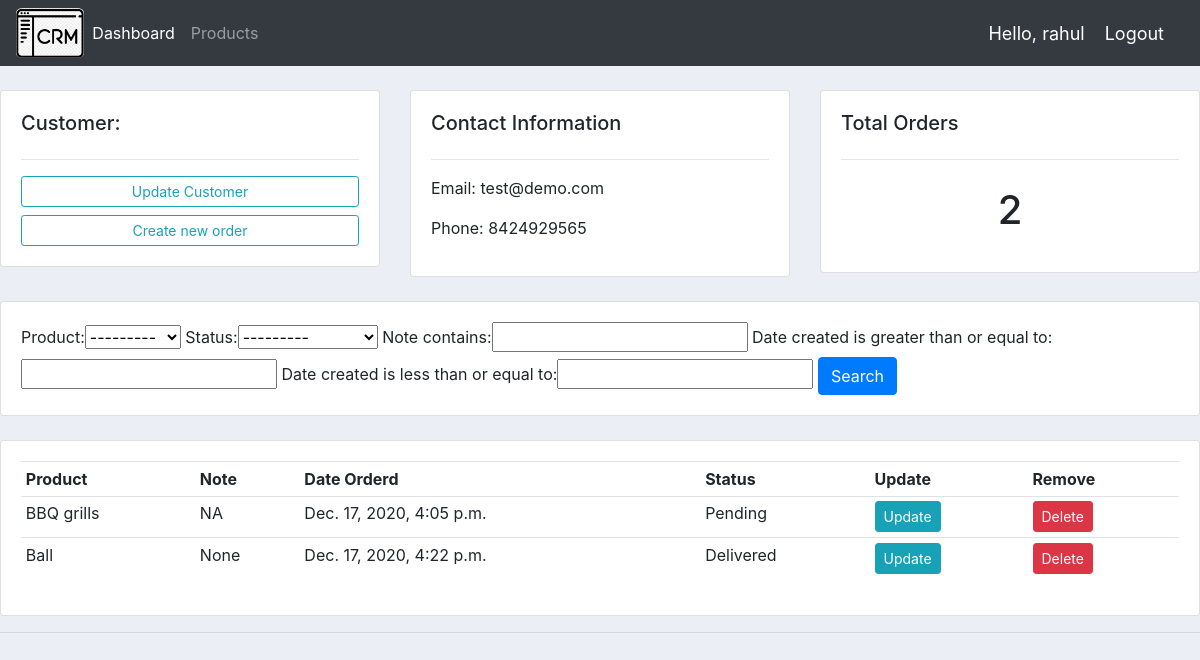
The app's page /customers/1 (signed in) with its own data.
### account/models.py (models this page shows, shortened)
class Customer(models.Model):
    user = models.OneToOneField(User, null=True, blank=True, on_delete=models.CASCADE)
    name = models.CharField(max_length=200, null=True)
    phone = models.CharField(max_length=200, null=True)
    email = models.CharField(max_length=200, null=True)
    profile_pic = models.ImageField(default='profile1.jpg', null=True, blank=True)
    date_created = models.DateTimeField(auto_now_add=True, null=True)

class Order(models.Model):
    STATUS = (
        ('Pending', 'Pending'),
        ('Out for delivery', 'Out for delivery'),
        ('Delivered', 'Delivered'),
    )
    customer = models.ForeignKey(Customer, null=True, on_delete=models.SET_NULL)
    product = models.ForeignKey(Product, null=True, on_delete=models.SET_NULL)
    date_created = models.DateTimeField(auto_now_add=True, null=True)
    status = models.CharField(max_length=200, null=True, choices=STATUS)
    note = models.CharField(max_length=1000, null=True)

class Product(models.Model):
    CATEGORY = (
        ('Indoor','Indoor'),
        ('Out Door','Out Door'),
    )
    name = models.CharField(max_length=200, null=True)
    price = models.FloatField(null=True)
    category = models.CharField(max_length=200, null=True, choices=CATEGORY)
    description = models.CharField(max_length=200, null=True, blank=True)
    date_created = models.DateTimeField(auto_now_add=True, null=True)
    tag = models.ManyToManyField(Tag)
    def __str__(self):
        return self.name

### account/decorators.py (the view)
        def wrapper_func(request, *args, **kwargs):
            group = None
            if request.user.groups.exists():
                group = request.user.groups.all()[0].name
            if group in allowed_roles:
                return view_func(request, *args, **kwargs)
            else:
                return HttpResponse('You are not authorized to view this page')

### account/views.py (called while the page is built)
@login_required(login_url='login')
@allowed_users(allowed_roles=['admin'])
def customers(request, id):
    customer = Customer.objects.get(id=id)
    orders = customer.order_set.all()
    order_count = orders.count()
    myFilter = OrderFilter(request.GET, queryset=orders)
    orders = myFilter.qs
    context = {'customer': customer, 'orders': orders,
               'order_count': order_count, 'myFilter': myFilter}
    return render(request, 'account/customers.html', context)

### account/templates/account/customers.html
{% extends 'account/main.html' %}
{% block content %}
	<br>
<div class="row">
	<div class="col-md">
		<div class="card card-body">
			<h5>Customer:</h5>
			<hr>
			<a class="btn btn-outline-info  btn-sm btn-block" href="">Update Customer</a>
			<a class="btn btn-outline-info  btn-sm btn-block" href="{% url 'create_order' customer.id %}">Create new order</a>
		</div>
	</div>
	<div class="col-md">
		<div class="card card-body">
			<h5>Contact Information</h5>
			<hr>
			<p>Email: {{customer.email}}</p>
			<p>Phone: {{customer.phone}}</p>
		</div>
	</div>
	<div class="col-md">
		<div class="card card-body">
			<h5>Total Orders</h5>
			<hr>
			<h1 style="text-align: center;padding: 10px">{{ order_count }}</h1>
		</div>
	</div>
</div>
<br>
<div class="row">
	<div class="col">
		<div class="card card-body">
			<form method="get">
				{{ myFilter.form }}
		    <button class="btn btn-primary" type="submit">Search</button>
		  </form>
		</div>
	</div>
</div>
<br>
<div class="row">
	<div class="col-md">
		<div class="card card-body">
			<table class="table table-sm">
				<tr>
					<th>Product</th>
					<th>Note</th>
					<th>Date Orderd</th>
					<th>Status</th>
					<th>Update</th>
					<th>Remove</th>
				</tr>
				{% for order in orders %}
					<tr>
						<td>{{ order.product }}</td>
						<td>{{ order.note }}</td>
						<td>{{ order.date_created }}</td>
						<td>{{ order.status }}</td>
						<td><a class="btn btn-sm btn-info" href="{% url 'update_order' order.id %}">Update</a></td>
						<td><a class="btn btn-sm btn-danger" href="{% url 'delete_order' order.id %}">Delete</a></td>
					</tr>
				{% endfor %}
			</table>
		</div>
	</div>
</div>
{% endblock %}

### account/templates/account/navbar.html (shortened to what this page needs)
{% load static %}
<nav class="navbar navbar-expand-lg navbar-dark bg-dark">
  <img id="logo" src="{% static '/images/logo.png' %}" alt="">
  <div class="collapse navbar-collapse" id="navbarNav">
    <ul class="navbar-nav">
        {% if request.user.is_staff%}
          <li class="nav-item active">
            <a class="nav-link" href="{% url 'home' %}">Dashboard</a>
          </li>
          <li class="nav-item">
            <a class="nav-link" href="{% url 'products' %}">Products</a>
          </li>
      {% else %}
       <li class="nav-item">
        <a class="nav-link" href="{% url 'account' %}">Settings</a>
      </li>
      {% endif %}
    </ul>
  </div>
  <span class="hello-msg">Hello, {{request.user}}</span>
  <span><a class="hello-msg" href="{% url 'logout' %}">Logout</a></span>
</nav>

### static/css/main.css (style rules this page uses)
#logo { height: 50px; width: auto; border-radius: 10%; }
body { background-color: #ebeff5; }

### account/templates/account/navbar.html (style rules this page uses)
.hello-msg { font-size: 18px; color: #fff; margin-right: 20px; }

### records on screen
Customer: email "test@demo.com", phone "8424929565"
Order: product "BBQ grills", note "NA", date_created "Dec. 17, 2020, 4:05 p.m.", status "Pending"
Order: product "Ball", note "None", date_created "Dec. 17, 2020, 4:22 p.m.", status "Delivered"

### other values on screen
{{ request.user }} "rahul"
{{ order_count }} "2"
